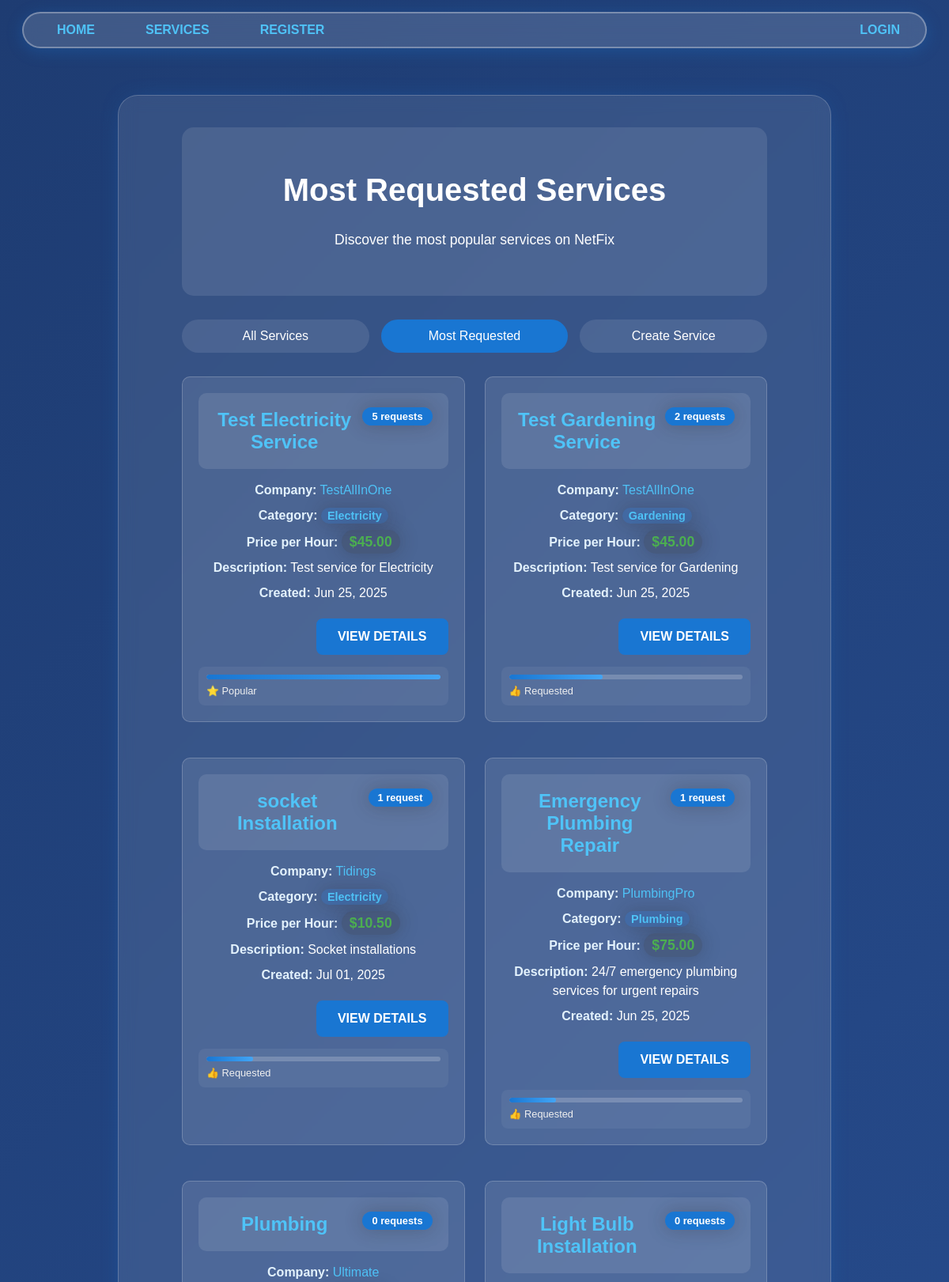
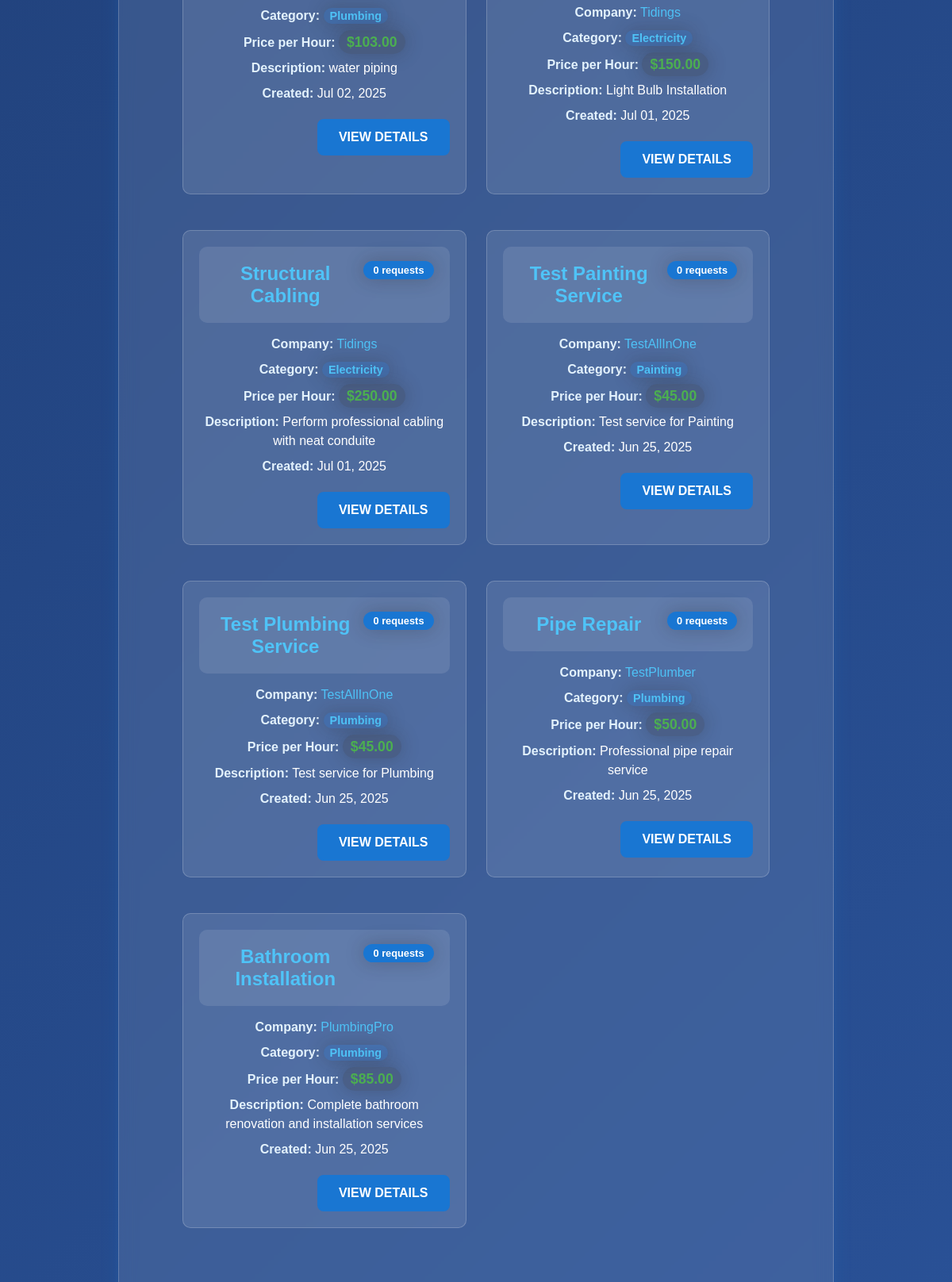
The page /services/most-requested/ (upper part) on the database its author committed (2 pictures, top to bottom).
### services/models.py (models this page shows, shortened)
class Service(models.Model):
    FIELD_CHOICES = [
        ("Air Conditioner", "Air Conditioner"),
        ("Carpentry", "Carpentry"),
        ("Electricity", "Electricity"),
        ("Gardening", "Gardening"),
        ("Home Machines", "Home Machines"),
        ("Housekeeping", "Housekeeping"),
        ("Interior Design", "Interior Design"),
        ("Locks", "Locks"),
        ("Painting", "Painting"),
        ("Plumbing", "Plumbing"),
        ("Water Heaters", "Water Heaters"),
    ]
    company = models.ForeignKey(Company, on_delete=models.CASCADE)  # Company association
    name = models.CharField(max_length=40)  # Service name
    description = models.TextField()  # Service description
    price_hour = models.DecimalField(decimal_places=2, max_digits=8, validators=[MinValueValidator(0.00)])  # Price field
    field = models.CharField(max_length=30, choices=FIELD_CHOICES)  # Service field/category
    date_created = models.DateTimeField(auto_now_add=True)  # Date created for display

### users/models.py (models this page shows)
class Company(models.Model):
    FIELD_CHOICES = [
        ("Air Conditioner", "Air Conditioner"),
        ("All in One", "All in One"),  # Special company type - can create any service type
        ("Carpentry", "Carpentry"),
        ("Electricity", "Electricity"),
        ("Gardening", "Gardening"),
        ("Home Machines", "Home Machines"),
        ("Housekeeping", "Housekeeping"),
        ("Interior Design", "Interior Design"),
        ("Locks", "Locks"),
        ("Painting", "Painting"),
        ("Plumbing", "Plumbing"),
        ("Water Heaters", "Water Heaters"),
    ]
    user = models.OneToOneField(User, on_delete=models.CASCADE, primary_key=True)
    field_of_work = models.CharField(max_length=70, choices=FIELD_CHOICES)  # Required field of work
    rating = models.IntegerField(validators=[MinValueValidator(0), MaxValueValidator(5)], default=0)  # Company rating system

class User(AbstractUser):
    email = models.EmailField(unique=True)  # Email uniqueness validation
    is_company = models.BooleanField(default=False)  # Company user type
    is_customer = models.BooleanField(default=False)  # Customer user type

### services/views.py (the view)
# urls.py: path('most-requested/', v.most_requested_services, name='most_requested_services'),
def most_requested_services(request):
    services = Service.objects.annotate(
        request_count=Count('servicerequest')
    ).order_by('-request_count', '-date_created')  # Most requested ordering
    return render(request, "services/most_requested.html", {
        "services": services,  # Updated list with request counts
        "page_title": "Most Requested Services"
    })

### services/templates/services/most_requested.html (shortened to what this page needs)
{% extends 'main/base.html' %}
{% block content %}
    <div class="services-container">
        <div class="services-header">
            <h1>Most Requested Services</h1>
            <p class="services-subtitle">Discover the most popular services on NetFix</p>
        </div>
        <div class="services-navigation">
            <div class="nav-links">
                <a href="/services/" class="nav-link">All Services</a>
                <a href="/services/most-requested/" class="nav-link active">Most Requested</a>
                <a href="/services/create/" class="nav-link">Create Service</a>
            </div>
        </div>
        {% if services %}
            <div class="services-grid">
                {% for service in services %}
                    <div class="service-card">
                        <div class="service-header">
                            <h3><a href="/services/{{ service.id }}">{{ service.name }}</a></h3>
                            <div class="request-count">
                                <span class="count-badge">{{ service.request_count }} request{{ service.request_count|pluralize }}</span>
                            </div>
                        </div>
                        <div class="service-info">
                            <p><strong>Company:</strong> <a href="/company/{{ service.company.user.username }}">{{ service.company.user.username }}</a></p>
                            <p><strong>Category:</strong> <span class="category-tag">{{ service.field }}</span></p>
                            <p><strong>Price per Hour:</strong> <span class="price">${{ service.price_hour }}</span></p>
                            <p><strong>Description:</strong> {{ service.description|truncatewords:15 }}</p>
                            <p><strong>Created:</strong> {{ service.date_created|date:"M d, Y" }}</p>
                        </div>
                        <div class="service-actions">
                            <a href="/services/{{ service.id }}" class="btn btn-primary">View Details</a>
                        </div>
                        {% if service.request_count > 0 %}
                            <div class="popularity-indicator">
                                <div class="popularity-bar">
                                    <div class="popularity-fill" style="width: {% widthratio service.request_count services.0.request_count 100 %}%"></div>
                                </div>
                                <small class="popularity-text">
                                    {% if service.request_count >= 10 %}
                                        🔥 Highly Popular
                                    {% elif service.request_count >= 5 %}
                                        ⭐ Popular
                                    {% elif service.request_count >= 1 %}
                                        👍 Requested
                                    {% endif %}
                                </small>
                            </div>
                        {% endif %}
                    </div>
                {% endfor %}
            </div>
        {% endif %}
    </div>
{% endblock %}

### static/css/style.css (style rules this page uses)
body { background: linear-gradient(135deg, #1e3c72 0%, #2a5298 100%); font-family: 'Lexend Exa', sans-serif; padding: 0; margin: 0; min-height: 100vh; padding-top: 120px !important; }
a { color: #4fc3f7; text-decoration: none; }
.content p { text-align: center; margin: 30px 0px; white-space: pre-line; color: #fff; }
.btn { display: inline-block; padding: 12px 25px; border-radius: 8px; text-decoration: none; font-weight: bold; text-transform: uppercase; transition: all 0.3s ease; border: 2px solid transparent; cursor: pointer; }
.btn-primary { background: #1976d2; color: white; border-color: #1976d2; }
span { background-color: #3834343d; border-radius: 30px; box-shadow: 0px 0px 23px 1px #2423213d; padding: 5px 10px; margin: 5px 0px; }
.service-card { background: rgba(255,255,255,0.1); border-radius: 10px; padding: 20px; margin-bottom: 20px; border: 1px solid rgba(255,255,255,0.2); transition: transform 0.3s ease, box-shadow 0.3s ease; }
.service-card h3, .service-card h4 { color: #4fc3f7; margin-bottom: 15px; font-size: 1.5rem; }
.service-card h3 a, .service-card h4 a { color: #4fc3f7; text-decoration: none; }
.service-card p { color: #fff; margin: 8px 0; line-height: 1.5; }
.service-card p strong { color: #e3f2fd; }
.service-actions { margin-top: 15px; text-align: right; }
.profile-header, .service-header { text-align: center; margin-bottom: 30px; padding: 20px; background: rgba(255,255,255,0.1); border-radius: 10px; }
.services-container { max-width: 1200px; margin: 0 auto; padding: 20px; }
.services-header { text-align: center; margin-bottom: 30px; padding: 30px 20px; background: rgba(255,255,255,0.1); border-radius: 15px; }
.services-header h1 { color: #fff; font-size: 2.5rem; margin-bottom: 10px; }
.services-subtitle { color: #f0f0f0; font-size: 1.1rem; margin: 0; }
.services-navigation { margin-bottom: 30px; text-align: center; }
.nav-links { display: flex; justify-content: center; gap: 20px; flex-wrap: wrap; }
.nav-link { padding: 10px 20px; background: rgba(255,255,255,0.1); color: #fff; text-decoration: none; border-radius: 25px; border: 2px solid transparent; transition: all 0.3s ease; }
.nav-link.active { background: #1976d2; border-color: #1976d2; color: white; }
.services-grid { display: grid; grid-template-columns: repeat(auto-fill, minmax(350px, 1fr)); gap: 25px; margin-bottom: 40px; }
.service-header { display: flex; justify-content: space-between; align-items: flex-start; margin-bottom: 15px; }
.service-header h3 { margin: 0; flex: 1; }
.count-badge, .new-badge, .category-badge { background: #1976d2; color: white; padding: 4px 12px; border-radius: 15px; font-size: 0.8rem; font-weight: bold; margin-left: 10px; }
.service-info { margin-bottom: 20px; }
.category-tag { background: rgba(25, 118, 210, 0.2); color: #4fc3f7; padding: 2px 8px; border-radius: 12px; font-size: 0.9rem; font-weight: bold; }
.price { color: #4CAF50; font-weight: bold; font-size: 1.1rem; }
.popularity-indicator { margin-top: 15px; padding: 10px; background: rgba(255,255,255,0.05); border-radius: 8px; }
.popularity-bar { width: 100%; height: 6px; background: rgba(255,255,255,0.2); border-radius: 3px; overflow: hidden; margin-bottom: 5px; }
.popularity-fill { height: 100%; background: linear-gradient(90deg, #1976d2, #42a5f5); border-radius: 3px; transition: width 0.3s ease; }
.popularity-text { color: #f0f0f0; font-size: 0.8rem; }
.nav-links { display: grid; grid-template-columns: repeat(auto-fit, minmax(200px, 1fr)); gap: 15px; }

### rows shown on the page
Service: name "Test Electricity Service", request_count "5", company.user.username "TestAllInOne", field "Electricity", price_hour "45.00", description "Test service for Electricity", date_created "Jun 25, 2025", shows "⭐ Popular"
Service: name "Test Gardening Service", request_count "2", company.user.username "TestAllInOne", field "Gardening", price_hour "45.00", description "Test service for Gardening", date_created "Jun 25, 2025", shows "👍 Requested"
Service: name "socket Installation", request_count "1", company.user.username "Tidings", field "Electricity", price_hour "10.50", description "Socket installations", date_created "Jul 01, 2025", shows "👍 Requested"
Service: name "Emergency Plumbing Repair", request_count "1", company.user.username "PlumbingPro", field "Plumbing", price_hour "75.00", description "24/7 emergency plumbing services for urgent repairs", date_created "Jun 25, 2025", shows "👍 Requested"
Service: name "Plumbing", request_count "0", company.user.username "Ultimate", field "Plumbing", price_hour "103.00", description "water piping", date_created "Jul 02, 2025"
Service: name "Light Bulb Installation", request_count "0", company.user.username "Tidings", field "Electricity", price_hour "150.00", description "Light Bulb Installation", date_created "Jul 01, 2025"
Service: name "Structural Cabling", request_count "0", company.user.username "Tidings", field "Electricity", price_hour "250.00", description "Perform professional cabling with neat conduite", date_created "Jul 01, 2025"
Service: name "Test Painting Service", request_count "0", company.user.username "TestAllInOne", field "Painting", price_hour "45.00", description "Test service for Painting", date_created "Jun 25, 2025"
Service: name "Test Plumbing Service", request_count "0", company.user.username "TestAllInOne", field "Plumbing", price_hour "45.00", description "Test service for Plumbing", date_created "Jun 25, 2025"
Service: name "Pipe Repair", request_count "0", company.user.username "TestPlumber", field "Plumbing", price_hour "50.00", description "Professional pipe repair service", date_created "Jun 25, 2025"
Service: name "Bathroom Installation", request_count "0", company.user.username "PlumbingPro", field "Plumbing", price_hour "85.00", description "Complete bathroom renovation and installation services", date_created "Jun 25, 2025"
